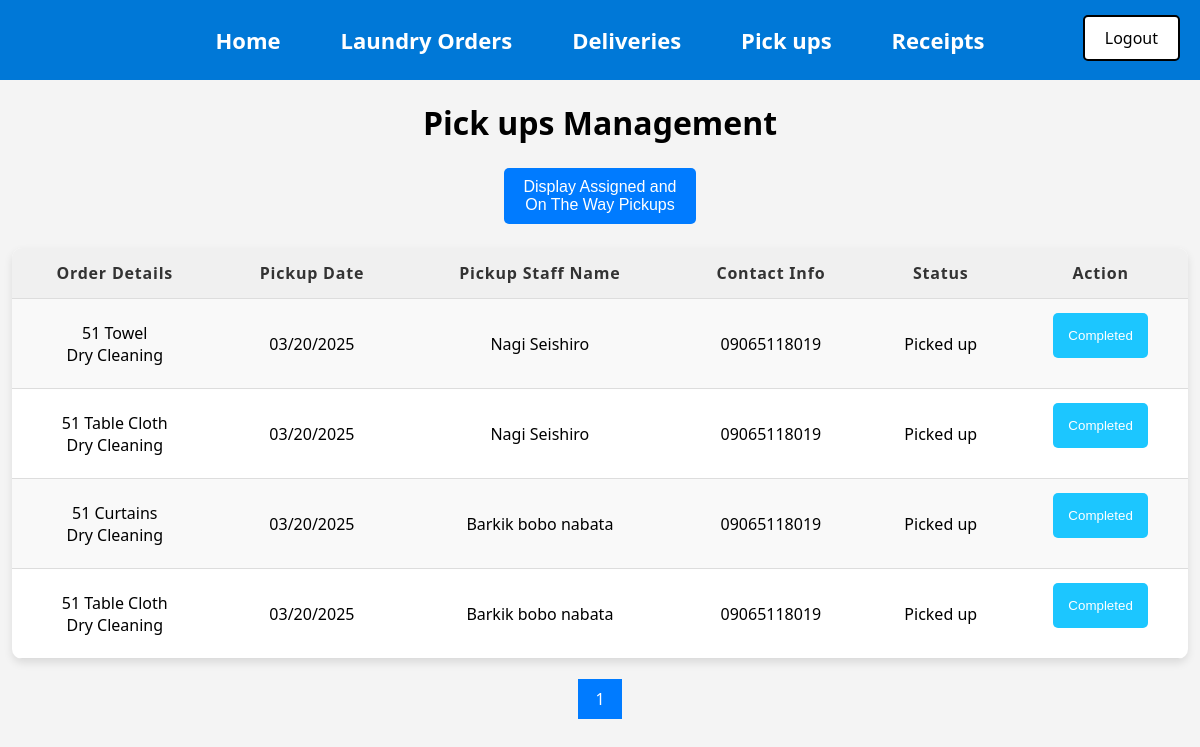
/Pickup.php (signed in), run on the app's committed database.
### tables this page shows
CREATE TABLE `Pickups` (
  `Pickup_ID` int(11) NOT NULL AUTO_INCREMENT,
  `Date` date DEFAULT NULL,
  `Status` varchar(250) DEFAULT NULL,
  `Pickup_staff_name` varchar(40) DEFAULT NULL,
  `Contact_info` varchar(11) DEFAULT NULL,
  `Order_ID` int(11) NOT NULL,
  `User_ID` int(11) NOT NULL,
  PRIMARY KEY (`Pickup_ID`),
  KEY `Orders_Pickups` (`Order_ID`),
  KEY `Users_Pickups` (`User_ID`),
  CONSTRAINT `Orders_Pickups` FOREIGN KEY (`Order_ID`) REFERENCES `Orders` (`Order_ID`),
  CONSTRAINT `Users_Pickups` FOREIGN KEY (`User_ID`) REFERENCES `Users` (`User_ID`)
);

CREATE TABLE `Orders` (
  `Order_ID` int(11) NOT NULL AUTO_INCREMENT,
  `Order_date` date NOT NULL,
  `Laundry_type` varchar(40) NOT NULL,
  `Laundry_quantity` varchar(40) NOT NULL,
  `Cleaning_type` varchar(40) NOT NULL,
  `Place` varchar(40) NOT NULL,
  `Priority_number` varchar(40) NOT NULL,
  `Status` varchar(250) DEFAULT NULL,
  `User_ID` int(11) NOT NULL,
  PRIMARY KEY (`Order_ID`),
  KEY `Users_Orders` (`User_ID`),
  CONSTRAINT `Users_Orders` FOREIGN KEY (`User_ID`) REFERENCES `Users` (`User_ID`)
);

### htdocs/Pickup.php (the view, shortened to what this page needs)
<?php
include("db_connect.php");
include("Menu2.php");
include("Logout.php");
$show_unassigned = isset($_GET['show_unassigned']) && $_GET['show_unassigned'] === 'true';
$results_per_page = 6;
$current_page = isset($_GET['page']) && is_numeric($_GET['page']) ? intval($_GET['page']) : 1;
$start_from = ($current_page - 1) * $results_per_page;
?>
<!DOCTYPE html>
<html lang="en">
<head>
</head>
<body>
    <h1>Pick ups Management</h1>
    <form method="GET" style="margin-bottom: 10px; text-align: center;">
        <button type="submit" class="styled-button">
            <?php echo $show_unassigned ? 'Display Picked up Orders' : 'Display Assigned and <br> On The Way Pickups '; ?>
        </button>
    </form>
    <?php
    $sql = "SELECT Pickups.*, Orders.Laundry_type, Orders.Laundry_quantity, Orders.Cleaning_type, Orders.Place
                FROM Pickups
                INNER JOIN Orders ON Pickups.Order_ID = Orders.Order_ID";
    if ($show_unassigned) {
        $sql .= " WHERE Pickups.Status IN ('On the way', 'Assigned')";
    } else {
        $sql .= " WHERE Pickups.Status = 'Picked up'";
    }
    $sql .= " ORDER BY Pickups.Date ASC LIMIT $start_from, $results_per_page";
    $result = mysqli_query($conn, $sql);
    $total_query = "SELECT COUNT(*) AS total FROM Pickups INNER JOIN Orders ON Pickups.Order_ID = Orders.Order_ID";
    if ($show_unassigned) {
        $total_query .= " WHERE Pickups.Status IN ('On the way', 'Assigned')";
    } else {
        $total_query .= " WHERE Pickups.Status = 'Picked up'";
    }
    $total_result = mysqli_query($conn, $total_query);
    $total_row = mysqli_fetch_assoc($total_result);
    $total_records = $total_row['total'];
    $total_pages = ceil($total_records / $results_per_page);
    echo "<table>";
    echo "<tr>";
    echo "<th>Order Details</th>";
    echo "<th>Pickup Date</th>";
    echo "<th>Pickup Staff Name</th>";
    echo "<th>Contact Info</th>";
    echo "<th>Status</th>";
    if (!$show_unassigned) {
        echo "<th>Action</th>";
    }
    echo "</tr>";
    if ($result && mysqli_num_rows($result) > 0) {
        while ($row = mysqli_fetch_assoc($result)) {
            echo "<tr>";
            echo "<td>" . htmlspecialchars($row['Laundry_quantity']) . " " . htmlspecialchars($row['Laundry_type']) . " <br>" . htmlspecialchars($row['Cleaning_type']) .  "</td>";
            echo "<td>" . date('m/d/Y', strtotime($row['Date'])) . "</td>";
            echo "<td>" . htmlspecialchars($row['Pickup_staff_name']) . "</td>";
            echo "<td>" . htmlspecialchars($row['Contact_info']) . "</td>";
            echo "<td>" . htmlspecialchars($row['Status']) . "</td>";
            if (!$show_unassigned) {
                if ($row['Status'] == 'Picked up') {
                    echo "<td>
                            <form method='POST'>
                                <input type='hidden' name='Pickup_ID' value='" . htmlspecialchars($row['Pickup_ID']) . "'>
                                <button type='submit' class='complete-btn'>Completed</button>
                            </form>
                          </td>";
                } else {
                    echo "<td>-</td>";
                }
            }
            echo "</tr>";
        }
    } else {
        echo "<tr><td colspan='6'>No records found.</td></tr>";
    }
    echo "</table>";
    ?>
    <div class="pagination">
        <?php
        $page_url = "Pickup.php";
        for ($i = 1; $i <= $total_pages; $i++) {
            if ($i == $current_page) {
                echo "<a class='active'>" . $i . "</a>";
            } else {
                echo "<a href='" . $page_url . "?page=" . $i . "&show_unassigned=" . ($show_unassigned ? 'true' : 'false') . "'>" . $i . "</a>";
            }
        }
        ?>
    </div>
</body>
</html>

### htdocs/Menu2.php (style rules this page uses)
body { font-family: 'Segoe UI', Tahoma, Geneva, Verdana, sans-serif; margin: 0; padding: 0; }

### htdocs/Pickup.php (style rules this page uses)
body { font-family: 'Segoe UI', Tahoma, Geneva, Verdana, sans-serif; background-color: #f4f4f4; margin: 0; padding: 0; color: #333; }
h1 { text-align: center; font-weight: bold; margin-bottom: 20px; color: black; }
table { width: 98%; margin: 20px auto; border-collapse: collapse; box-shadow: 0 4px 8px rgba(0, 0, 0, 0.1); background-color: #fff; border-radius: 10px; overflow: hidden; }
th, td { padding: 14px 16px; text-align: center; border-bottom: 1px solid #ddd; color: black; }
th { background-color: #f0f0f0; color: #333; font-weight: bold; letter-spacing: 0.8px; }
tr:nth-child(even) { background-color: #f9f9f9; }
.pagination { text-align: center; margin-top: 20px; }
.pagination a { display: inline-block; padding: 8px 16px; text-decoration: none; border: 1px solid #ddd; color: #333; }
.pagination a.active { background-color: #007bff; color: white; border: 1px solid #007bff; }
.complete-btn { background-color: #1cc6ff; color: white; border: none; padding: 15px 15px; cursor: pointer; border-radius: 5px; transition: background-color 0.3s ease; }
.styled-button { background-color: #007bff; border: none; color: white; padding: 10px 20px; text-align: center; text-decoration: none; display: inline-block; font-size: 16px; margin: 4px 2px; cursor: pointer; border-radius: 5px; transition: background-color 0.3s; }

### data on the page
pickups: Order_ID.Laundry_quantity "51", Order_ID.Laundry_type "Towel", Order_ID.Cleaning_type "Dry Cleaning", Date "03/20/2025", Pickup_staff_name "Nagi Seishiro", Contact_info "09065118019", Status "Picked up"
pickups: Order_ID.Laundry_quantity "51", Order_ID.Laundry_type "Table Cloth", Order_ID.Cleaning_type "Dry Cleaning", Date "03/20/2025", Pickup_staff_name "Nagi Seishiro", Contact_info "09065118019", Status "Picked up"
pickups: Order_ID.Laundry_quantity "51", Order_ID.Laundry_type "Curtains", Order_ID.Cleaning_type "Dry Cleaning", Date "03/20/2025", Pickup_staff_name "Barkik bobo nabata", Contact_info "09065118019", Status "Picked up"
pickups: Order_ID.Laundry_quantity "51", Order_ID.Laundry_type "Table Cloth", Order_ID.Cleaning_type "Dry Cleaning", Date "03/20/2025", Pickup_staff_name "Barkik bobo nabata", Contact_info "09065118019", Status "Picked up"
